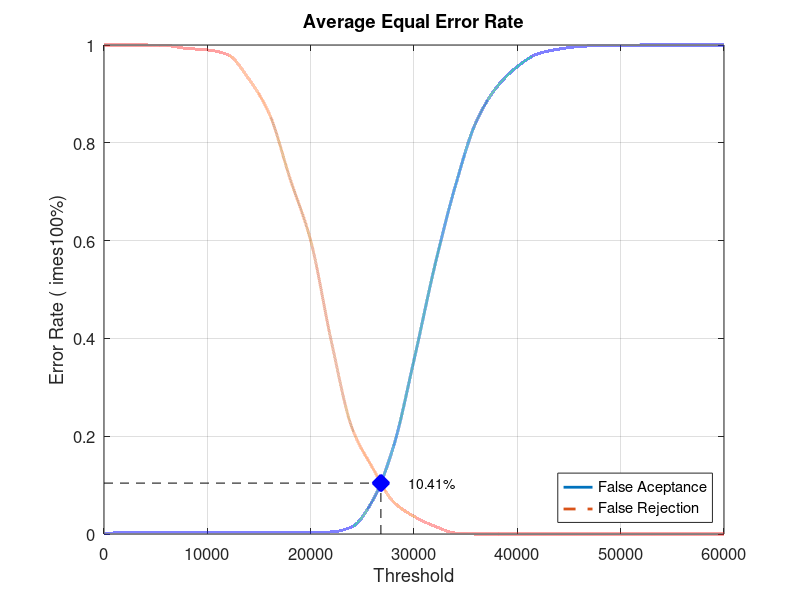
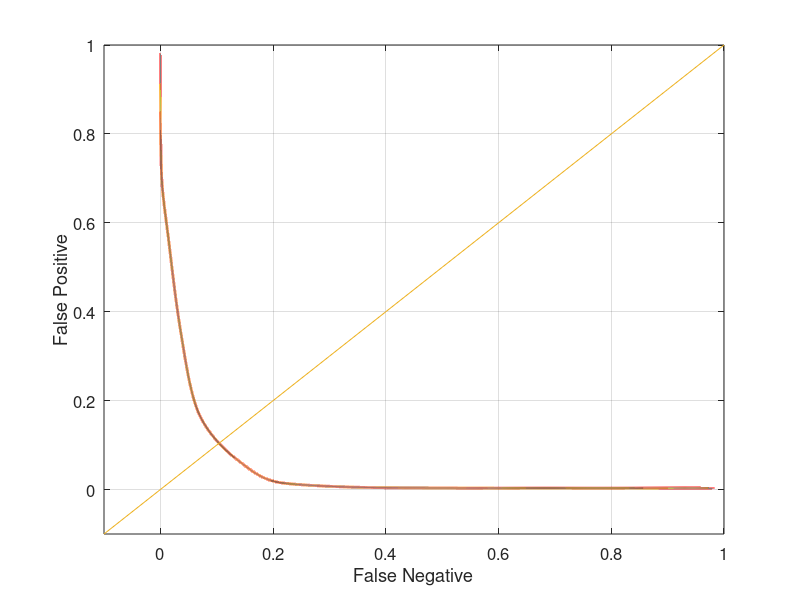

The MATLAB source for these figures, in order:
close all;
clear;
clc;
x = 0:2000:60000;
xq = 0:0.5:60000;

y0 = [0 0.0031579 0.0031579 0.0031579 0.0031579 0.0031579 0.0031579 0.0031579 0.0031579 0.0031579 0.0031579 0.00421053 0.0147368 0.0684211 0.177895 0.355789 0.547368 0.711579 0.842105 0.913684 0.955789 0.982105 0.991579 0.996842 0.998947 0.998947 1 1 1 1 1]
yy0 = interp1(x, y0, xq, 'pchip');
y1 = [1 1 1 0.999 0.993 0.99 0.98 0.931 0.859 0.727 0.6 0.394 0.217 0.135 0.066 0.036 0.016 0.002 0 0 0 0 0 0 0 0 0 0 0 0 0]
yy1 = interp1(x, y1, xq, 'pchip');

% Calculating EER: 
y2 = abs(y0 - y1);
find(y2 == min(y2))
yy2 = abs(yy0 - yy1);
xEER = find(yy2 == min(yy2));
xEERIndex = xq(xEER) % X-axis EER
yEER = yy0(xEER) % Y-axis EER

main = figure
plot(xq, yy0,'-','LineWidth', 2);	hold on
plot(xq, yy1,'--','LineWidth', 2);	hold on
plot([xEERIndex xEERIndex], [0 yEER], 'k--');	hold on
plot([0 xEERIndex], [yEER yEER], 'k--');	hold on
plot(xEERIndex, yEER, 'bx', 'LineWidth', 10);	hold on
text(xEERIndex + 10 * xEERIndex / 100, yEER, [num2str(round((10000 * yEER)) / 100) '%'])
legend('False Aceptance', 'False Rejection', 'Location', 'SouthEast')
xlabel('Threshold')
ylabel('Error Rate (	imes100%)')
title('Average Equal Error Rate')
set(gca, 'FontSize', 12)
axis([0 60000 0 1])
grid on

print(main, 'Database2AverageMain', '-dpng');
FNRxFPR = figure('Color', [1 1 1]);
plot(yy1, yy0, '-', yy1, yy0, 'LineWidth', 2);
hold on
y = -0.1:0.1:1
plot(y, y); 
set(gca, 'FontSize', 12)
xlabel('False Negative')
ylabel('False Positive')
axis([-0.1 1 -0.1 1])
set(gca, 'FontSize', 12)
grid on

print(FNRxFPR, 'Database2AverageFNRxFPR','-dpng');
